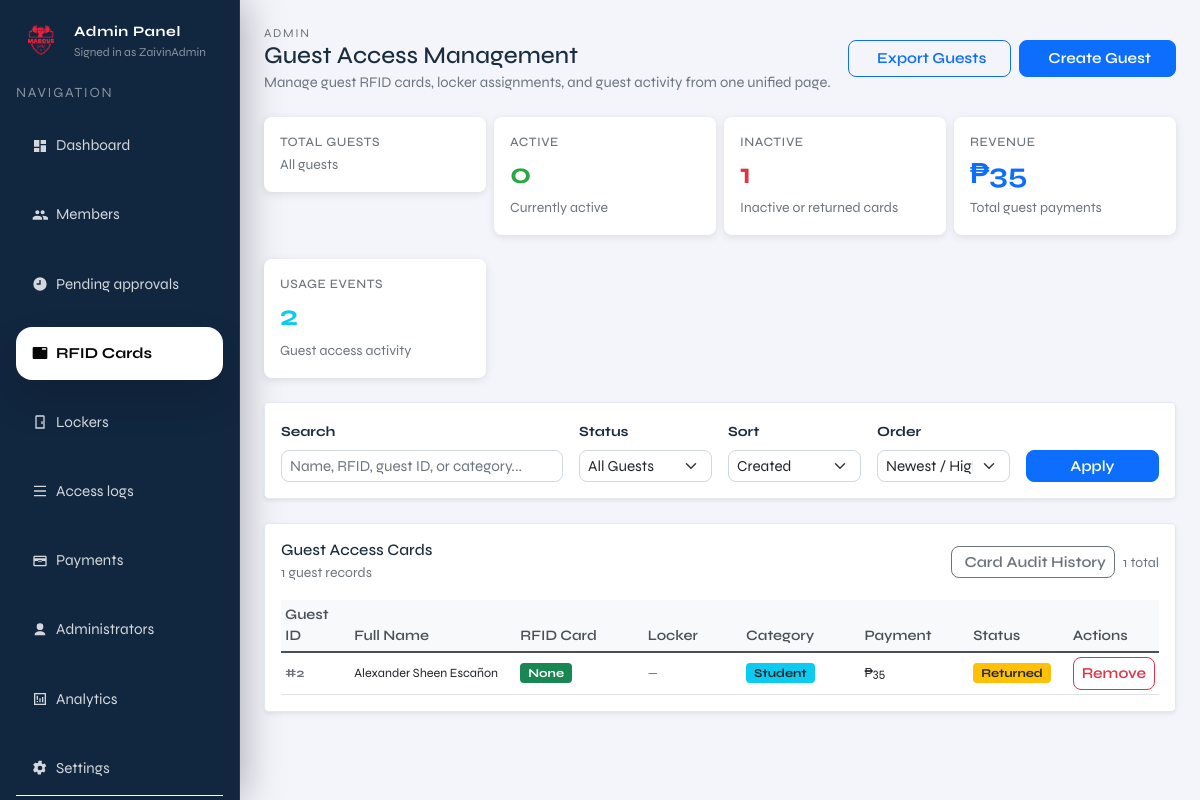
The page /admin/rfid (signed in) on the database as committed earlier.
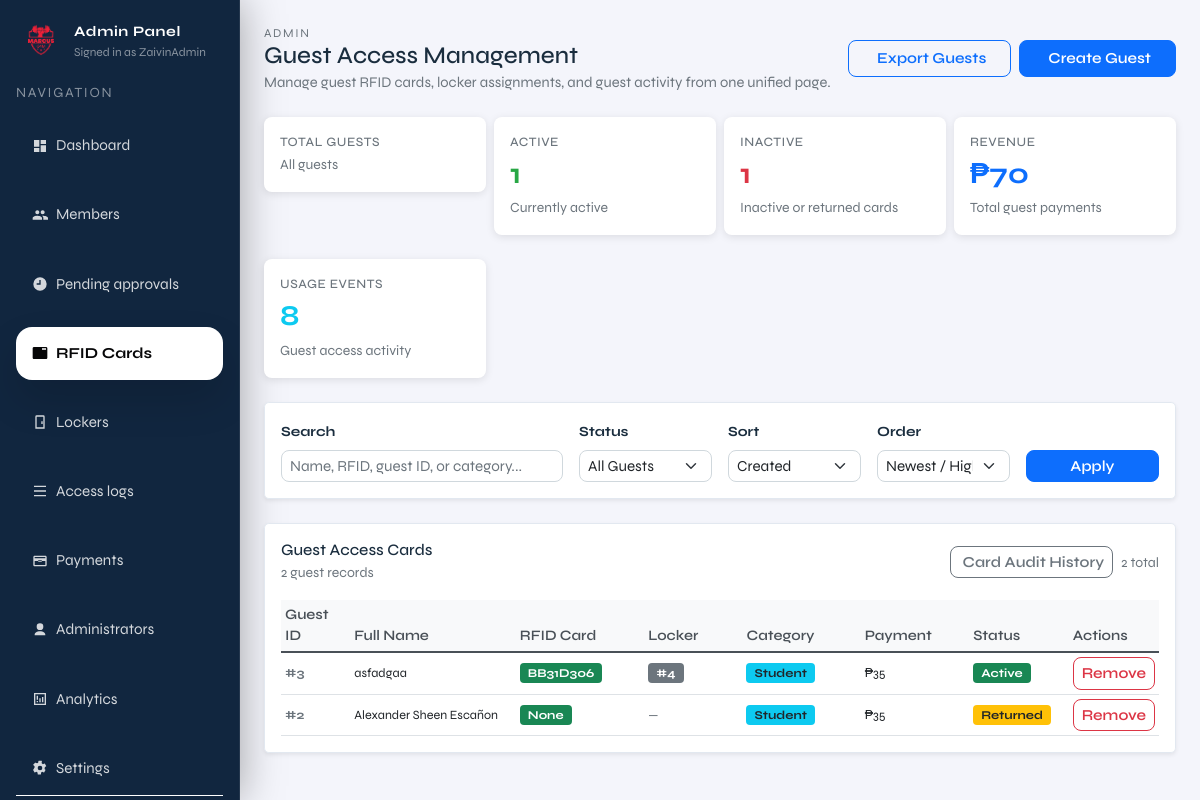
The same page on the database as committed later.
### tables this page shows
CREATE TABLE members (
              id INTEGER PRIMARY KEY AUTOINCREMENT,
              full_name TEXT NOT NULL,
              address TEXT,
              contact_number TEXT,
              age INTEGER,
              category TEXT,
              payment_status TEXT NOT NULL DEFAULT 'unpaid',
              paid_at TEXT,
              status TEXT NOT NULL DEFAULT 'pending',
              created_at TEXT NOT NULL DEFAULT (datetime('now'))
            , locker_id INTEGER, fingerprint_uid TEXT, rfid_uid TEXT, expiry_date TEXT, member_type TEXT DEFAULT 'regular');

### admin.py (the view)
@admin_bp.get("/rfid")
def admin_rfid():
    guard = _require_admin()
    if guard is not None:
        return guard
    q = request.args.get("q", "").strip()
    status_filter = request.args.get("status", "all")  # all|active|inactive
    sort_by = request.args.get("sort", "created_at")  # created_at|total_payments|name
    sort_order = request.args.get("order", "desc")  # asc|desc
    with connect() as conn:
        base_query = """
        SELECT
            m.id,
            m.full_name,
            m.rfid_uid,
            m.locker_id,
            CASE
                WHEN LOWER(TRIM(m.category)) = 'student' THEN 'student'
                ELSE 'regular'
            END AS category,
            m.created_at,
            COALESCE((SELECT SUM(amount) FROM payments p2 WHERE p2.member_id = m.id), 0) AS total_payments,
            COALESCE((SELECT COUNT(*) FROM payments p2 WHERE p2.member_id = m.id), 0) AS payment_count,
            COUNT(al.id) AS total_access_events,
            MAX(al.created_at) AS last_access_time,
            (SELECT grc.status
               FROM guest_rfid_cards grc
               WHERE grc.guest_id = m.id
               ORDER BY grc.issue_time DESC
               LIMIT 1) AS card_status
        FROM members m
        LEFT JOIN access_logs al ON al.actor_type = 'guest' AND al.actor_ref = m.rfid_uid
        WHERE m.member_type = 'guest'
        """
        params = []
        if q:
            base_query += " AND (m.full_name LIKE ? OR m.rfid_uid LIKE ? OR CAST(m.id AS TEXT) LIKE ? OR m.category LIKE ? )"
            search_param = f"%{q}%"
            params.extend([search_param, search_param, search_param, search_param])
        if status_filter == "active":
            base_query += " AND EXISTS ("
            base_query += "SELECT 1 FROM guest_rfid_cards grc "
            base_query += "WHERE grc.guest_id = m.id "
            base_query += "  AND grc.issue_time = (SELECT MAX(issue_time) FROM guest_rfid_cards grc2 WHERE grc2.guest_id = m.id) "
            base_query += "  AND grc.status = 'ACTIVE')"
        elif status_filter == "inactive":
            base_query += " AND EXISTS ("
            base_query += "SELECT 1 FROM guest_rfid_cards grc "
            base_query += "WHERE grc.guest_id = m.id "
            base_query += "  AND grc.issue_time = (SELECT MAX(issue_time) FROM guest_rfid_cards grc2 WHERE grc2.guest_id = m.id) "
            base_query += "  AND grc.status != 'ACTIVE')"
        base_query += " GROUP BY m.id, m.full_name, m.rfid_uid, m.locker_id, m.category, m.created_at"
        sort_column_map = {
            "created_at": "m.created_at",
            "total_payments": "total_payments",
            "name": "m.full_name"
        }
        sort_column = sort_column_map.get(sort_by, "m.created_at")
        base_query += f" ORDER BY {sort_column} {'DESC' if sort_order == 'desc' else 'ASC'}"
        guests = conn.execute(base_query, params).fetchall()
        total_guests = conn.execute(
            "SELECT COUNT(*) AS c FROM members WHERE member_type = 'guest'"
        ).fetchone()["c"]
        active_count = conn.execute(
            """
            SELECT COUNT(*) AS c
            FROM members m
            WHERE m.member_type = 'guest'
              AND EXISTS (
                  SELECT 1 FROM guest_rfid_cards grc
                  WHERE grc.guest_id = m.id
                    AND grc.issue_time = (
                        SELECT MAX(issue_time) FROM guest_rfid_cards grc2 WHERE grc2.guest_id = m.id
                    )
                    AND grc.status = 'ACTIVE'
              )
            """
        ).fetchone()["c"]
        inactive_count = conn.execute(
            """
            SELECT COUNT(*) AS c
            FROM members m
            WHERE m.member_type = 'guest'
              AND EXISTS (
                  SELECT 1 FROM guest_rfid_cards grc
                  WHERE grc.guest_id = m.id
                    AND grc.issue_time = (
                        SELECT MAX(issue_time) FROM guest_rfid_cards grc2 WHERE grc2.guest_id = m.id
                    )
                    AND grc.status != 'ACTIVE'
              )
            """
        ).fetchone()["c"]
        total_revenue = conn.execute(
            """
            SELECT COALESCE(SUM(p.amount), 0) AS total
            FROM payments p
            JOIN members m ON p.member_id = m.id
            WHERE m.member_type = 'guest'
            """
        ).fetchone()["total"]
        total_access_events = conn.execute(
            "SELECT COUNT(*) AS c FROM access_logs WHERE actor_type = 'guest'"
        ).fetchone()["c"]
    guests = [dict(g) for g in guests]
    return render_template(
        "admin/pages/admin_rfid.html",
        current_page="rfid",
        admin_username=session.get("admin_username"),
        current_admin_id=session.get("admin_id", 1),
        guests=guests,
        q=q,
        status_filter=status_filter,
        sort_by=sort_by,
        sort_order=sort_order,
        active_count=active_count,
        inactive_count=inactive_count,
        total_revenue=total_revenue,
        total_access_events=total_access_events,
        now=datetime.now(),
    )

### templates/admin/pages/admin_rfid.html (shortened to what this page needs)
{% extends "admin/layout/admin.html" %}
{% block admin_content %}
  <div class="d-flex justify-content-between align-items-center mb-4 flex-column flex-sm-row gap-3">
    <div>
      <div class="text-muted" style="letter-spacing:0.14em; text-transform:uppercase; font-size:0.75rem;">Admin</div>
      <h1 class="h4 mb-0">Guest Access Management</h1>
      <p class="text-muted mb-0" style="font-size:0.92rem;">Manage guest RFID cards, locker assignments, and guest activity from one unified page.</p>
    </div>
    <div class="d-flex gap-2 flex-wrap">
      <a href="{{ url_for('admin.admin_export_guests', q=q, status=status_filter) }}" class="btn btn-outline-primary px-4">
         Export Guests
      </a>
      <button class="btn btn-primary px-4" data-bs-toggle="modal" data-bs-target="#createGuestModal">
         Create Guest
      </button>
    </div>
  </div>
  <div class="row g-2 mb-4">
    <div class="col-6 col-lg-3">
      <div class="card" style="border: none; box-shadow: 0 2px 8px rgba(0,0,0,0.1); border-radius: 0.5rem;">
        <div class="card-body p-3">
          <div style="color: #6c757d; font-size: 0.8rem; font-weight: 500; text-transform: uppercase; letter-spacing: 0.04em;">Total Guests</div>
          <small class="text-muted">All guests</small>
        </div>
      </div>
    </div>
    <div class="col-6 col-lg-3">
      <div class="card" style="border: none; box-shadow: 0 2px 8px rgba(0,0,0,0.1); border-radius: 0.5rem;">
        <div class="card-body p-3">
          <div style="color: #6c757d; font-size: 0.8rem; font-weight: 500; text-transform: uppercase; letter-spacing: 0.04em;">Active</div>
          <div style="font-size: 1.8rem; font-weight: 700; color: #28a745;">{{ active_count }}</div>
          <small class="text-muted">Currently active</small>
        </div>
      </div>
    </div>
    <div class="col-6 col-lg-3">
      <div class="card" style="border: none; box-shadow: 0 2px 8px rgba(0,0,0,0.1); border-radius: 0.5rem;">
        <div class="card-body p-3">
          <div style="color: #6c757d; font-size: 0.8rem; font-weight: 500; text-transform: uppercase; letter-spacing: 0.04em;">Inactive</div>
          <div style="font-size: 1.8rem; font-weight: 700; color: #dc3545;">{{ inactive_count }}</div>
          <small class="text-muted">Inactive or returned cards</small>
        </div>
      </div>
    </div>
    <div class="col-6 col-lg-3">
      <div class="card" style="border: none; box-shadow: 0 2px 8px rgba(0,0,0,0.1); border-radius: 0.5rem;">
        <div class="card-body p-3">
          <div style="color: #6c757d; font-size: 0.8rem; font-weight: 500; text-transform: uppercase; letter-spacing: 0.04em;">Revenue</div>
          <div style="font-size: 1.8rem; font-weight: 700; color: #0d6efd;">₱{{ total_revenue }}</div>
          <small class="text-muted">Total guest payments</small>
        </div>
      </div>
    </div>
  </div>
  <div class="row g-2 mb-4">
    <div class="col-6 col-lg-3">
      <div class="card" style="border: none; box-shadow: 0 2px 8px rgba(0,0,0,0.1); border-radius: 0.5rem;">
        <div class="card-body p-3">
          <div style="color: #6c757d; font-size: 0.8rem; font-weight: 500; text-transform: uppercase; letter-spacing: 0.04em;">Usage Events</div>
          <div style="font-size: 1.8rem; font-weight: 700; color: #0dcaf0;">{{ total_access_events }}</div>
          <small class="text-muted">Guest access activity</small>
        </div>
      </div>
    </div>
  </div>
  <div class="card shadow-sm rounded-3 mb-4">
    <div class="card-body">
      <form method="get" action="/admin/rfid" class="row g-3 align-items-end">
        <div class="col-md-4">
          <label class="form-label small fw-bold">Search</label>
          <input name="q" value="{{ q }}" class="form-control form-control-sm" placeholder="Name, RFID, guest ID, or category..." />
        </div>
        <div class="col-md-2">
          <label class="form-label small fw-bold">Status</label>
          <select name="status" class="form-select form-select-sm">
            <option value="all" {{ 'selected' if status_filter == 'all' else '' }}>All Guests</option>
          </select>
        </div>
        <div class="col-md-2">
          <label class="form-label small fw-bold">Sort</label>
          <select name="sort" class="form-select form-select-sm">
            <option value="created_at" {{ 'selected' if sort_by == 'created_at' else '' }}>Created</option>
          </select>
        </div>
        <div class="col-md-2">
          <label class="form-label small fw-bold">Order</label>
          <select name="order" class="form-select form-select-sm">
            <option value="desc" {{ 'selected' if sort_order == 'desc' else '' }}>Newest / High</option>
          </select>
        </div>
        <div class="col-md-2 d-flex gap-2">
          <button class="btn btn-sm btn-primary w-100" type="submit">Apply</button>
        </div>
      </form>
    </div>
  </div>
  <div class="card shadow-sm rounded-3">
    <div class="card-body">
      <div class="d-flex justify-content-between align-items-center mb-3">
        <div>
          <h6 class="card-title mb-0">Guest Access Cards</h6>
          <small class="text-muted">{{ guests|length }} guest records</small>
        </div>
        <div class="d-flex gap-2 align-items-center">
          <button type="button" class="btn btn-sm btn-outline-secondary" onclick="showCardAuditHistory()">
             Card Audit History
          </button>
          <span class="text-muted small">{{ guests|length }} total</span>
        </div>
      </div>
      <div class="guests-wrapper table-responsive">
        <table class="table table-sm table-hover align-middle mb-0">
          <thead class="position-sticky" style="top: 0; background: white; z-index: 10;">
            <tr>
              <th style="width: 70px;">Guest ID</th>
              <th style="width: 170px;">Full Name</th>
              <th style="width: 130px;">RFID Card</th>
              <th style="width: 100px;">Locker</th>
              <th style="width: 120px;">Category</th>
              <th style="width: 110px;">Payment</th>
              <th style="width: 100px;">Status</th>
              <th>Actions</th>
            </tr>
          </thead>
          <tbody>
            {% if guests %}
              {% for guest in guests %}
                {% set card_status = guest.card_status or 'UNKNOWN' %}
                <tr>
                  <td class="text-muted small fw-bold">#{{ guest.id }}</td>
                  <td class="small">{{ guest.full_name }}</td>
                  <td>
                    <span class="badge bg-success" style="font-size: 0.75rem;">{{ guest.rfid_uid }}</span>
                  </td>
                  <td>
                    {% if guest.locker_id is not none %}
                      <span class="badge bg-secondary" style="font-size: 0.75rem;">#{{ guest.locker_id }}</span>
                    {% else %}
                      <span class="text-muted small">—</span>
                    {% endif %}
                  </td>
                  <td>
                    {% set category_label = 'Student' if guest.category and guest.category|lower == 'student' else 'Regular' %}
                    <span class="badge bg-info text-dark" style="font-size: 0.75rem;">{{ category_label }}</span>
                  </td>
                  <td>
                    <span class="text-dark small fw-semibold">₱{{ "{:,}".format(guest.total_payments) }}</span>
                  </td>
                  <td>
                    {% if card_status == 'ACTIVE' %}
                      <span class="badge bg-success" style="font-size: 0.75rem;">Active</span>
                    {% elif card_status in ['EXPIRED', 'RETURNED'] %}
                      <span class="badge bg-warning text-dark" style="font-size: 0.75rem;">Returned</span>
                    {% elif card_status == 'BLACKLISTED' %}
                      <span class="badge bg-dark" style="font-size: 0.75rem;">Blacklisted</span>
                    {% elif card_status == 'LOST' %}
                      <span class="badge bg-secondary" style="font-size: 0.75rem;">Lost</span>
                    {% else %}
                      <span class="badge bg-secondary" style="font-size: 0.75rem;">{{ card_status }}</span>
                    {% endif %}
                  </td>
                  <td>
                    <button type="button" class="btn btn-sm btn-outline-danger" onclick="if(confirm('Are you sure you want to remove this guest?')) { document.getElementById('deleteForm{{ guest.id }}').submit(); }">
                       Remove
                    </button>
                  </td>
                </tr>
              {% endfor %}
            {% endif %}
          </tbody>
        </table>
      </div>
    </div>
  </div>
{% endblock %}

Rows that differ between the two databases and show on the page:
added members: id "3", full_name "asfadgaa", rfid_uid "BB31D306", locker_id "4", category "Student", total_payments "35", shows "Active"
Other text that changed with them:
{{ active_count }}: "0" → "1"
{{ total_revenue }}: "35" → "70"
{{ total_access_events }}: "2" → "8"
{{ guests|length }}: "1" → "2"
